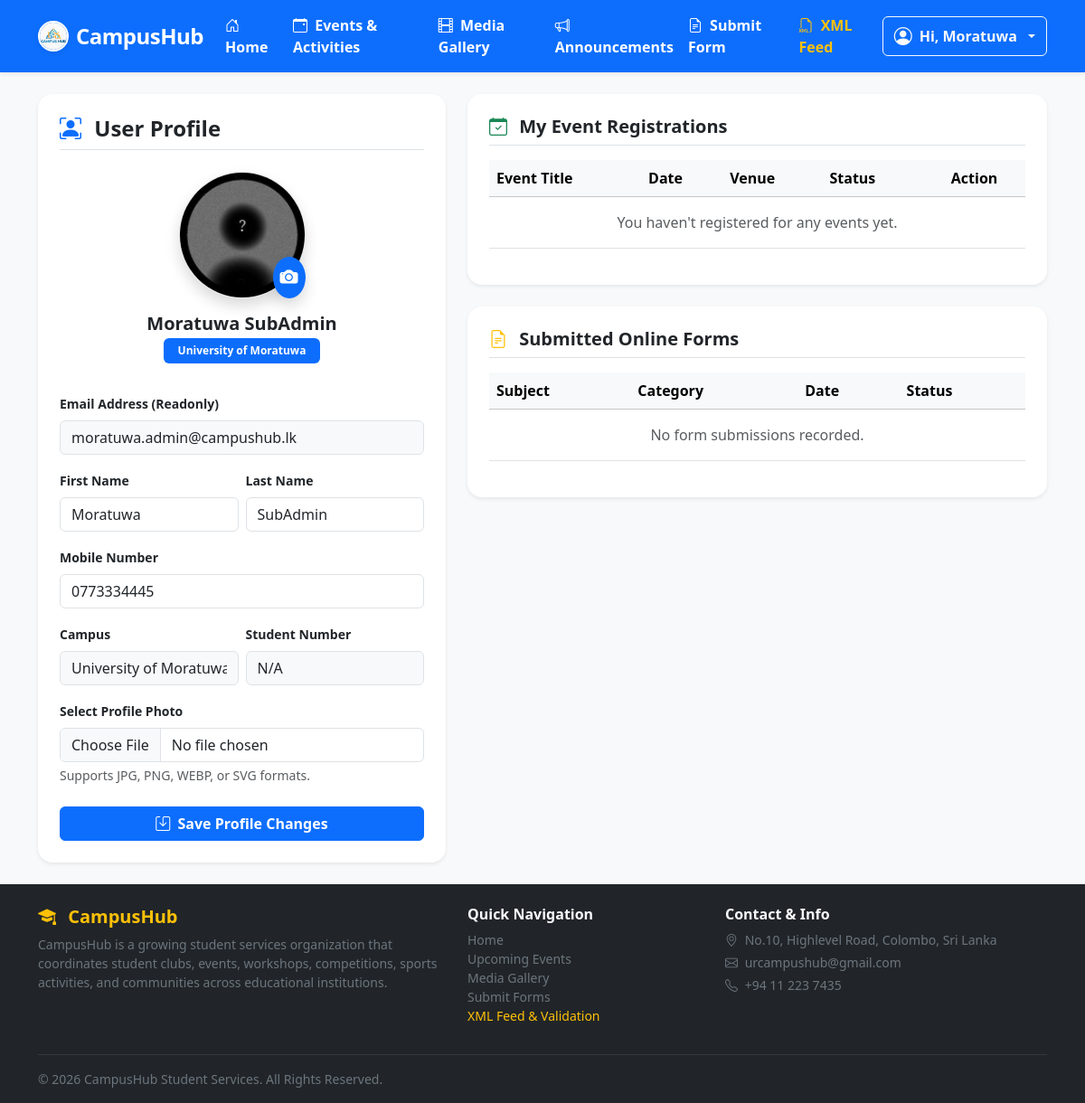
The page /profile.php (signed in) on the database its author committed.
### tables this page shows
CREATE TABLE `user` (
  `email` varchar(100) NOT NULL,
  `fname` varchar(50) NOT NULL,
  `lname` varchar(50) NOT NULL,
  `password` varchar(50) NOT NULL,
  `mobile` varchar(10) NOT NULL,
  `institution` varchar(100) DEFAULT 'University of Colombo',
  `campus_id` int(11) DEFAULT NULL,
  `student_number` varchar(50) DEFAULT NULL,
  `user_type_id` int(11) NOT NULL DEFAULT 3,
  `status_id` int(11) NOT NULL DEFAULT 2,
  `joined_date` datetime NOT NULL,
  `profile_img` varchar(255) DEFAULT 'resources/profile_images/default.png',
  `vcode` varchar(50) DEFAULT NULL,
  PRIMARY KEY (`email`),
  KEY `fk_user_user_type` (`user_type_id`),
  KEY `fk_user_status` (`status_id`),
  KEY `fk_user_campus` (`campus_id`),
  CONSTRAINT `fk_user_status` FOREIGN KEY (`status_id`) REFERENCES `status` (`id`),
  CONSTRAINT `fk_user_user_type` FOREIGN KEY (`user_type_id`) REFERENCES `user_type` (`id`),
  CONSTRAINT `fk_user_campus` FOREIGN KEY (`campus_id`) REFERENCES `campus` (`id`) ON DELETE SET NULL
);

CREATE TABLE `campus` (
  `id` int(11) NOT NULL AUTO_INCREMENT,
  `name` varchar(100) NOT NULL,
  `code` varchar(20) NOT NULL,
  PRIMARY KEY (`id`)
);

### includes/connection.php (called while the page is built, shortened)
<?php
class Database {
    public static $connection;
    public static function setUpConnection(){
        if(!isset(Database::$connection)){
            Database::$connection = new mysqli("localhost", "root", "janith2004", "campushub", "3306");
        }
    }
    public static function search($q){
        $resultset = Database::$connection->query($q);
        return $resultset;
    }
}
?>

### profile.php (the view, shortened to what this page needs)
<?php
include "includes/connection.php";
$u = $_SESSION["u"];
$u_email = $u["email"];
$user_rs = Database::search("SELECT user.*, campus.name AS campus_name FROM `user` LEFT JOIN `campus` ON user.campus_id=campus.id WHERE `email`='" . $u_email . "'");
$user_data = $user_rs->fetch_assoc();
?>
<!DOCTYPE html>
<html>
<head>
    <link href="https://cdn.jsdelivr.net/npm/bootstrap@5.3.8/dist/css/bootstrap.min.css" rel="stylesheet">
    <link rel="stylesheet" href="https://cdn.jsdelivr.net/npm/bootstrap-icons@1.13.1/font/bootstrap-icons.min.css">
    <link rel="stylesheet" href="css/style.css">
</head>
<body class="bg-light">
    <?php include "includes/header.php"; ?>
    <div class="container my-4">
        <div class="row g-4">
            <div class="col-12 col-lg-5">
                <div class="card border-0 shadow-sm rounded-4 p-4 bg-white">
                    <h4 class="fw-bold text-dark mb-4 border-bottom pb-2"><i class="bi bi-person-bounding-box text-primary me-2"></i> User Profile</h4>
                    <div class="text-center mb-4 position-relative">
                        <div class="position-relative d-inline-block mb-3">
                            <img src="<?php echo htmlspecialchars($user_data["profile_img"]); ?>" id="profile_img_preview" class="rounded-circle profile-avatar-lg shadow border object-fit-cover" style="width: 140px; height: 140px;" alt="Avatar" onerror="this.onerror=null; this.src='resources/profile_images/default.png';" />
                            <label for="pf_img_uploader" class="position-absolute bottom-0 end-0 bg-primary text-white rounded-circle p-2 shadow hover-pointer" style="cursor: pointer;" title="Change Profile Photo">
                                <i class="bi bi-camera-fill fs-5"></i>
                            </label>
                        </div>
                        <h5 class="fw-bold mb-1"><?php echo htmlspecialchars($user_data["fname"] . " " . $user_data["lname"]); ?></h5>
                        <div class="d-flex justify-content-center gap-1 flex-wrap mb-2">
                            <span class="badge bg-primary px-3 py-2 fw-semibold"><?php echo htmlspecialchars($user_data["campus_name"] ? $user_data["campus_name"] : $user_data["institution"]); ?></span>
                        </div>
                    </div>
                    <form id="profileForm" onsubmit="return false;">
                        <div class="mb-3">
                            <label class="form-label small fw-semibold">Email Address (Readonly)</label>
                            <input type="email" class="form-control bg-light" value="<?php echo htmlspecialchars($user_data["email"]); ?>" readonly>
                        </div>
                        <div class="row g-2 mb-3">
                            <div class="col-6">
                                <label class="form-label small fw-semibold">First Name</label>
                                <input type="text" class="form-control" id="pf_fname" value="<?php echo htmlspecialchars($user_data["fname"]); ?>">
                            </div>
                            <div class="col-6">
                                <label class="form-label small fw-semibold">Last Name</label>
                                <input type="text" class="form-control" id="pf_lname" value="<?php echo htmlspecialchars($user_data["lname"]); ?>">
                            </div>
                        </div>
                        <div class="mb-3">
                            <label class="form-label small fw-semibold">Mobile Number</label>
                            <input type="text" class="form-control" id="pf_mobile" value="<?php echo htmlspecialchars($user_data["mobile"]); ?>">
                        </div>
                        <div class="row g-2 mb-3">
                            <div class="col-6">
                                <label class="form-label small fw-semibold">Campus</label>
                                <input type="text" class="form-control bg-light" value="<?php echo htmlspecialchars($user_data["campus_name"] ? $user_data["campus_name"] : $user_data["institution"]); ?>" readonly>
                            </div>
                            <div class="col-6">
                                <label class="form-label small fw-semibold">Student Number</label>
                                <input type="text" class="form-control bg-light" value="<?php echo htmlspecialchars($user_data["student_number"] ? $user_data["student_number"] : "N/A"); ?>" readonly>
                            </div>
                        </div>
                        <div class="mb-4">
                            <label class="form-label small fw-semibold">Select Profile Photo</label>
                            <input type="file" class="form-control" id="pf_img_uploader" accept="image/*" onchange="previewProfileImage(this);">
                            <div class="form-text">Supports JPG, PNG, WEBP, or SVG formats.</div>
                        </div>
                        <button type="button" class="btn btn-primary fw-bold w-100" onclick="updateProfile();"><i class="bi bi-save me-1"></i> Save Profile Changes</button>
                    </form>
                </div>
            </div>
            <div class="col-12 col-lg-7">
                <div class="card border-0 shadow-sm rounded-4 p-4 bg-white mb-4">
                    <h5 class="fw-bold text-dark mb-3 border-bottom pb-2"><i class="bi bi-calendar-check text-success me-2"></i> My Event Registrations</h5>
                    <div class="table-responsive">
                        <table class="table table-hover align-middle">
                            <thead class="table-light">
                                <tr>
                                    <th>Event Title</th>
                                    <th>Date</th>
                                    <th>Venue</th>
                                    <th>Status</th>
                                    <th class="text-center">Action</th>
                                </tr>
                            </thead>
                            <tbody>
                                <?php
                                $my_regs_rs = Database::search("SELECT event_registration.id AS reg_id, event.id AS event_id, event.title, event.event_date, event.location, event_registration.status, event_registration.registered_date
                                FROM `event_registration`
                                INNER JOIN `event` ON event_registration.event_id=event.id
                                WHERE event_registration.user_email='" . $u_email . "' ORDER BY registered_date DESC");
                                if ($my_regs_rs->num_rows == 0):
                                ?>
                                    <tr><td colspan="5" class="text-center text-muted py-3">You haven't registered for any events yet.</td></tr>
                                <?php else:
                                    while ($reg = $my_regs_rs->fetch_assoc()):
                                ?>
                                    <tr>
                                        <td class="fw-bold text-primary"><?php echo htmlspecialchars($reg["title"]); ?></td>
                                        <td class="small text-secondary"><?php echo date("M d, Y", strtotime($reg["event_date"])); ?></td>
                                        <td class="small text-secondary"><?php echo htmlspecialchars($reg["location"]); ?></td>
                                        <td><span class="badge bg-primary"><i class="bi bi-check-circle-fill me-1"></i> Registered</span></td>
                                        <td class="text-center">
                                            <button class="btn btn-sm btn-outline-danger fw-semibold" onclick="unregisterEvent(<?php echo $reg['reg_id']; ?>);">
                                                <i class="bi bi-x-circle me-1"></i> Unregister
                                            </button>
                                        </td>
                                    </tr>
                                <?php endwhile; endif; ?>
                            </tbody>
                        </table>
                    </div>
                </div>
                <div class="card border-0 shadow-sm rounded-4 p-4 bg-white">
                    <h5 class="fw-bold text-dark mb-3 border-bottom pb-2"><i class="bi bi-file-earmark-text text-warning me-2"></i> Submitted Online Forms</h5>
                    <div class="table-responsive">
                        <table class="table table-hover align-middle">
                            <thead class="table-light">
                                <tr>
                                    <th>Subject</th>
                                    <th>Category</th>
                                    <th>Date</th>
                                    <th>Status</th>
                                </tr>
                            </thead>
                            <tbody>
                                <?php
                                $my_forms_rs = Database::search("SELECT * FROM `online_form_submission` WHERE `user_email`='" . $u_email . "' ORDER BY submitted_date DESC");
                                if ($my_forms_rs->num_rows == 0):
                                ?>
                                    <tr><td colspan="4" class="text-center text-muted py-3">No form submissions recorded.</td></tr>
                                <?php else:
                                    while ($fm = $my_forms_rs->fetch_assoc()):
                                ?>
                                    <tr>
                                        <td class="fw-bold text-dark"><?php echo htmlspecialchars($fm["subject"]); ?></td>
                                        <td><span class="badge bg-info text-dark"><?php echo htmlspecialchars($fm["category"]); ?></span></td>
                                        <td class="small text-secondary"><?php echo date("M d, Y", strtotime($fm["submitted_date"])); ?></td>
                                        <td>
                                            <?php if ($fm["status"] == "Reviewed"): ?>
                                                <span class="badge bg-success"><i class="bi bi-check2-circle me-1"></i> Reviewed</span>
                                            <?php else: ?>
                                                <span class="badge bg-warning text-dark"><i class="bi bi-hourglass-split me-1"></i> Pending Review</span>
                                            <?php endif; ?>
                                        </td>
                                    </tr>
                                <?php endwhile; endif; ?>
                            </tbody>
                        </table>
                    </div>
                </div>
            </div>
        </div>
    </div>
    <?php include "includes/footer.php"; ?>
</body>
</html>

### includes/header.php (shortened to what this page needs)
<nav class="navbar navbar-expand-lg navbar-dark bg-primary shadow-sm sticky-top">
    <div class="container">
        <a class="navbar-brand d-flex align-items-center fw-bold brand-title fs-4" href="home.php">
            <img src="resources/logo/logo.jpg" alt="CampusHubLogo" width="34" height="34" class="rounded-circle me-2 border border-2 border-white shadow-sm object-fit-cover">
            <span>CampusHub</span>
        </a>
        <div class="collapse navbar-collapse" id="campusNavbar">
            <ul class="navbar-nav me-auto mb-2 mb-lg-0 fw-semibold">
                <li class="nav-item">
                    <a class="nav-link text-white" href="home.php"><i class="bi bi-house-door me-1"></i> Home</a>
                </li>
                <li class="nav-item">
                    <a class="nav-link text-white" href="events.php"><i class="bi bi-calendar-event me-1"></i> Events & Activities</a>
                </li>
                <li class="nav-item">
                    <a class="nav-link text-white" href="gallery.php"><i class="bi bi-film me-1"></i> Media Gallery</a>
                </li>
                <li class="nav-item">
                    <a class="nav-link text-white" href="announcements.php"><i class="bi bi-megaphone me-1"></i> Announcements</a>
                </li>
                <li class="nav-item">
                    <a class="nav-link text-white" href="submit_form.php"><i class="bi bi-file-earmark-text me-1"></i> Submit Form</a>
                </li>
                <li class="nav-item">
                    <a class="nav-link text-warning" href="xml_validator.php"><i class="bi bi-filetype-xml me-1"></i> XML Feed</a>
                </li>
            </ul>
            <div class="d-flex align-items-center">
                <?php if (isset($_SESSION["u"])):
                    $user = $_SESSION["u"];
                ?>
                    <div class="dropdown">
                        <button class="btn btn-outline-light dropdown-toggle d-flex align-items-center gap-2" type="button" id="userMenu" data-bs-toggle="dropdown" aria-expanded="false">
                            <i class="bi bi-person-circle fs-5"></i>
                            <span class="fw-bold">Hi, <?php echo htmlspecialchars($user["fname"]); ?></span>
                        </button>
                    </div>
                <?php else: ?>
                    <a href="index.php" class="btn btn-warning fw-bold text-dark me-2">
                        <i class="bi bi-box-arrow-in-right me-1"></i> Sign In / Register
                    </a>
                <?php endif; ?>
            </div>
        </div>
    </div>
</nav>

### css/style.css (style rules this page uses)
body { font-family: 'Segoe UI', Tahoma, Geneva, Verdana, sans-serif; background-color: #f8f9fa; min-height: 100vh; display: flex; flex-direction: column; }
.brand-title { font-weight: 800; letter-spacing: -0.5px; }
.profile-avatar-lg { width: 130px; height: 130px; object-fit: cover; border-radius: 50%; }

### rows shown on the page
user: fname "Moratuwa", profile_img (placeholder picture), fname+lname "Moratuwa SubAdmin", campus.name "University of Moratuwa", email "moratuwa.admin@campushub.lk", lname "SubAdmin", mobile "0773334445", student_number "N/A"
